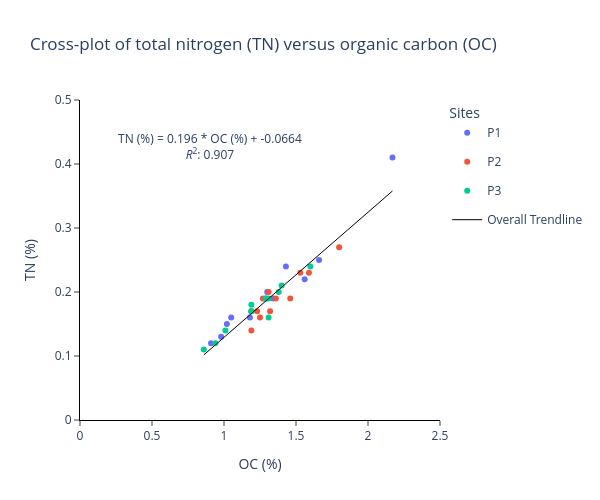

The notebook cell this image was saved under:
### Markdown cell above
<h4 style='text-align: justify; color: black;'><u>Figure 4</u> - Cross-plot of total nitrogen (TN) and organic carbon (OC) in trapped sediments collected at Tamandaré Reef Complex (sites P1, P2 and P3) between September 2022 and September 2023.</h4>

### Code cell
linear_regression(p1,p2,p3)

### Figure 1 — Plotly figure (JSON) as saved in the notebook; plotly's stock layout.template omitted (floating-point values rounded to 4 significant figures)
{"data": [{"hovertemplate": "site=P1<br>oc=%{x}<br>tn=%{y}<extra></extra>", "legendgroup": "P1", "marker": {"color": "#636efa", "symbol": "circle"}, "mode": "markers", "name": "P1", "orientation": "v", "showlegend": true, "type": "scatter", "x": [1.02, 1.3, 1.05, 2.17, 1.43, 1.66, 1.56, 1.29, 1.18, 0.91, 1.34, 0.98], "xaxis": "x", "y": [0.15, 0.2, 0.16, 0.41, 0.24, 0.25, 0.22, 0.19, 0.16, 0.12, 0.19, 0.13], "yaxis": "y"}, {"hovertemplate": "site=P2<br>oc=%{x}<br>tn=%{y}<extra></extra>", "legendgroup": "P2", "marker": {"color": "#EF553B", "symbol": "circle"}, "mode": "markers", "name": "P2", "orientation": "v", "showlegend": true, "type": "scatter", "x": [1.19, 1.27, 1.31, 1.53, 1.8, 1.59, 1.36, 1.23, 1.25, 1.19, 1.46, 1.32], "xaxis": "x", "y": [0.17, 0.19, 0.2, 0.23, 0.27, 0.23, 0.19, 0.17, 0.16, 0.14, 0.19, 0.17], "yaxis": "y"}, {"hovertemplate": "site=P3<br>oc=%{x}<br>tn=%{y}<extra></extra>", "legendgroup": "P3", "marker": {"color": "#00cc96", "symbol": "circle"}, "mode": "markers", "name": "P3", "orientation": "v", "showlegend": true, "type": "scatter", "x": [1.19, 1.19, 1.38, 1.19, 1.6, 1.31, 1.29, 1.4, 1.31, 0.94, 1.01, 0.86], "xaxis": "x", "y": [0.17, 0.17, 0.2, 0.18, 0.24, 0.19, 0.19, 0.21, 0.16, 0.12, 0.14, 0.11], "yaxis": "y"}, {"hovertemplate": "<b>OLS trendline</b><br>tn = 0.195501 * oc + -0.0663968<br>R<sup>2</sup>=0.907205<br><br>oc=%{x}<br>tn=%{y} <b>(trend)</b><extra></extra>", "legendgroup": "Overall Trendline", "line": {"color": "black", "dash": "solid", "width": 1}, "mode": "lines", "name": "Overall Trendline", "showlegend": true, "type": "scatter", "x": [0.86, 0.91, 0.94, 0.98, 1.01, 1.02, 1.05, 1.18, 1.19, 1.19, 1.19, 1.19, 1.19, 1.23, 1.25, 1.27, 1.29, 1.29, 1.3, 1.31, 1.31, 1.31, 1.32, 1.34, 1.36, 1.38, 1.4, 1.43, 1.46, 1.53, 1.56, 1.59, 1.6, 1.66, 1.8, 2.17], "xaxis": "x", "y": [0.1017, 0.1115, 0.1174, 0.1252, 0.1311, 0.133, 0.1389, 0.1643, 0.1662, 0.1662, 0.1662, 0.1662, 0.1662, 0.1741, 0.178, 0.1819, 0.1858, 0.1858, 0.1878, 0.1897, 0.1897, 0.1897, 0.1917, 0.1956, 0.1995, 0.2034, 0.2073, 0.2132, 0.219, 0.2327, 0.2386, 0.2445, 0.2464, 0.2581, 0.2855, 0.3578], "yaxis": "y"}], "layout": {"annotations": [{"showarrow": false, "text": "TN (%) = 0.196 * OC (%) + -0.0664<br><i>R</i><sup>2</sup>: 0.907", "x": 0.9, "y": 0.4, "yshift": 18}], "height": 500, "legend": {"title": {"text": "Sites"}}, "plot_bgcolor": "white", "title": {"text": "Cross-plot of total nitrogen (TN) versus organic carbon (OC)"}, "width": 600, "xaxis": {"anchor": "y", "domain": [0, 1], "linecolor": "black", "range": [0, 2.5], "ticks": "outside", "title": {"text": "OC (%)"}}, "yaxis": {"anchor": "x", "domain": [0, 1], "linecolor": "black", "range": [0, 0.5], "ticks": "outside", "title": {"text": "TN (%)"}}}}
